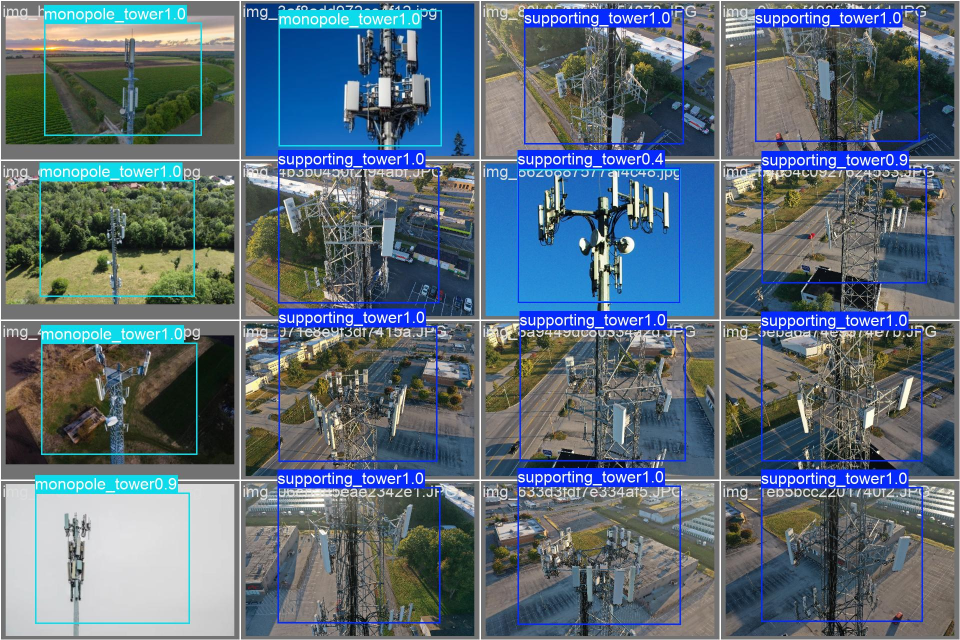
#> input picture runs/detect/val/val_batch0_pred.jpg, 1920 x 1280 px (shown at 1/2 size)
$ python -i structural_analyzer.py   (imports and definitions only)   (older library calls are emulated)
#> lines starting #> are read from the running program, lines starting #| are printed output that depends on the picture; after the words box and inside, x2 and y2 are one past the last pixel; in counts of white or black regions, pixels touching at a corner belong together
#> further down, picture is the input picture: shape (1280, 1920, 3); mean B, G, R 120.6, 108.5, 92.4
"""
structural_analyzer.py — Python-based Tower Detection using Computer Vision
===========================================================================
Complementary to YOLO: uses pure OpenCV techniques to detect and classify
tower structures WITHOUT a neural network.

Methods used:
  1. Canny Edge Detection — find structural edges
  2. Hough Line Transform — detect dominant vertical lines (tower = tall vertical)
  3. Contour Analysis — find the main structural shape
  4. Texture Variance — lattice towers have high texture (many edges), monopoles are smooth
  5. Vertical Line Density — lattice has many criss-crossing lines, monopole has few straight ones
  6. Color Analysis — sky ratio, metal/concrete detection

Returns: tower type classification + confidence + analysis details
"""

import cv2
import numpy as np
from collections import Counter


class StructuralAnalyzer:
    """Detect and classify tower structures using pure OpenCV."""

    def __init__(self):
        # Thresholds tuned for telecom tower images
        self.TEXTURE_LATTICE_THRESHOLD = 35.0   # Laplacian std > this = complex structure
        self.VERTICAL_LINE_MIN = 5              # Min vertical lines to confirm tower presence
        self.LATTICE_LINE_RATIO = 0.4           # If >40% of lines are non-vertical = lattice (diagonals)
        self.SKY_RATIO_LATTICE = 0.15           # >15% sky within tower region = lattice (see-through)

    def analyze(self, image):
        """
        Analyze an image and classify the tower type.

        Returns dict with:
          - tower_detected: bool
          - tower_type: 'supporting_tower' | 'monopole_tower' | 'unknown'
          - confidence: float 0-1
          - method: str description
          - details: dict with all analysis metrics
        """
        h, w = image.shape[:2]
#> h = 1280; w = 1920
        gray = cv2.cvtColor(image, cv2.COLOR_BGR2GRAY)

        # Resize for consistent analysis (max 800px)
        scale = min(800 / max(h, w), 1.0)
#> scale = 0.417
        if scale < 1.0:
            gray_r = cv2.resize(gray, None, fx=scale, fy=scale)
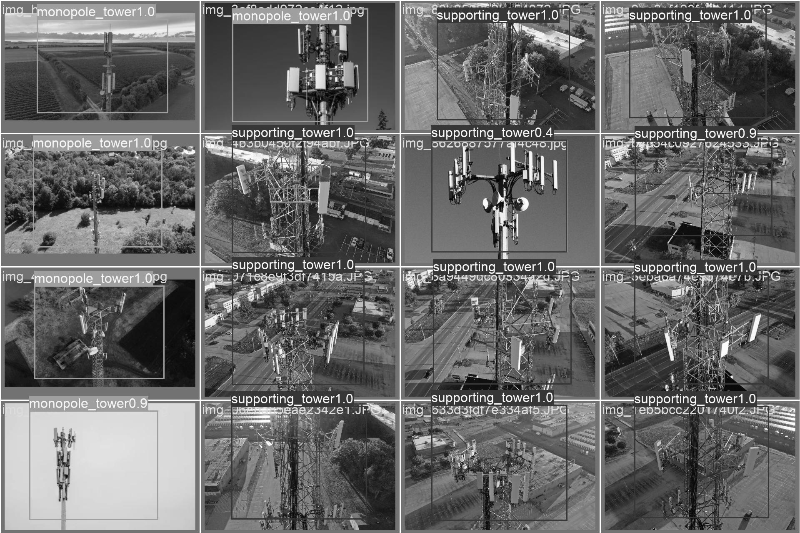
#> gray_r: shape (533, 800); min 2, max 255, mean 104.9
            img_r = cv2.resize(image, None, fx=scale, fy=scale)
        else:
            gray_r = gray
            img_r = image

        rh, rw = gray_r.shape[:2]
#> rh = 533; rw = 800

        # --- 1. Edge Detection ---
        edges = cv2.Canny(gray_r, 50, 150, apertureSize=3)
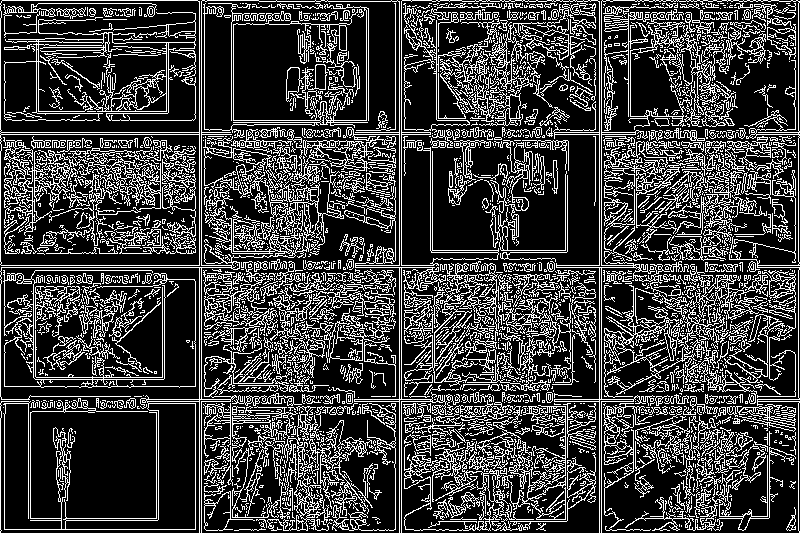
#> edges: shape (533, 800); 24.8% white in thin lines or dots
        edge_density = float(np.count_nonzero(edges)) / (rh * rw)
#> edge_density = 0.248

        # --- 2. Hough Line Transform ---
        lines = cv2.HoughLinesP(
            edges, rho=1, theta=np.pi/180, threshold=50,
            minLineLength=rh * 0.1, maxLineGap=20
        )
#> lines = 1137 rows, first 6: [1, 267, 799, 267], [798, 530, 798, 1], [599, 532, 599, 1], [201, 532, 201, 1], [399, 532, 399, 1], [199, 532, 199, 1]

        vertical_lines = 0
        horizontal_lines = 0
        diagonal_lines = 0
        total_lines = 0
        vertical_line_x_positions = []

        if lines is not None:
            total_lines = len(lines)
#> total_lines = 1137
            for line in lines:
                l = line[0] if len(line.shape) > 1 and line.shape[0] == 1 else line
                if len(l) == 4:
                    x1, y1, x2, y2 = l
                else:
                    continue
                if abs(x2 - x1) < 1:
                    angle = 90.0
                else:
                    angle = abs(np.degrees(np.arctan2(y2 - y1, x2 - x1)))

                if 75 <= angle <= 105:
                    vertical_lines += 1
                    vertical_line_x_positions.append((x1 + x2) / 2)
                elif angle <= 15 or angle >= 165:
                    horizontal_lines += 1
                else:
                    diagonal_lines += 1
#> this loop made 1137 passes
#> (x1, y1, x2, y2, angle) on passes 1 to 12: (1, 267, 799, 267, 0), (798, 530, 798, 1, 90), (599, 532, 599, 1, 90), (201, 532, 201, 1, 90), (399, 532, 399, 1, 90), (199, 532, 199, 1, 90), (401, 532, 401, 1, 90), (601, 532, 601, 1, 90), (1, 132, 799, 132, 0), (2, 0, 276, 0, 0), (1, 265, 799, 265, 0), (204, 396, 581, 396, 0)
#> (x1, y1, x2, y2) on pass 100: (1, 146, 568, 146)
#> after the loop, diagonal_lines = 10; horizontal_lines = 1079; vertical_line_x_positions = 48 values, max 798 at index 0, min 0 at index 7, mean 272.2; vertical_lines = 48

        # --- 3. Texture Analysis (Laplacian variance) ---
        # Focus on center region where tower likely is
        cx_start, cx_end = rw // 4, 3 * rw // 4
#> cx_start = 200; cx_end = 600
        cy_start, cy_end = rh // 6, 5 * rh // 6
#> cy_start = 88; cy_end = 444
        center_crop = gray_r[cy_start:cy_end, cx_start:cx_end]
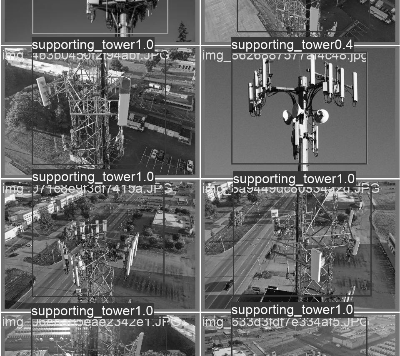
#> center_crop: shape (356, 400); min 2, max 255, mean 101.2

        laplacian = cv2.Laplacian(center_crop, cv2.CV_64F)
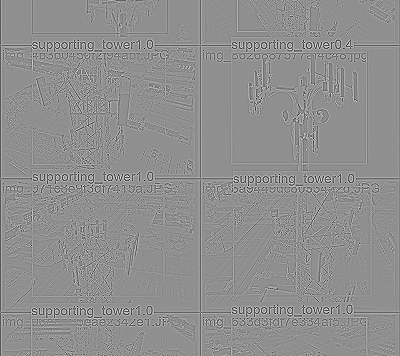
#> laplacian: shape (356, 400) float64; min -733, max 567, mean -0.4; drawn with min black and max white
        texture_std = float(np.std(laplacian))
#> texture_std = 94.52
        texture_var = float(np.var(laplacian))
#> texture_var = 8934.5

        # --- 4. Contour Analysis ---
        _, thresh = cv2.threshold(gray_r, 0, 255, cv2.THRESH_BINARY + cv2.THRESH_OTSU)
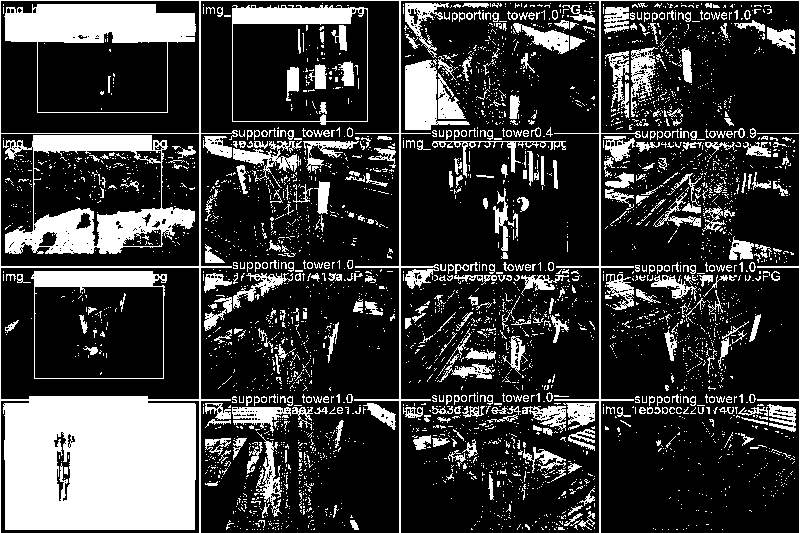
#> thresh: shape (533, 800); 23.2% white; 3677 white regions (3262 under 20 px)
        contours, _ = cv2.findContours(thresh, cv2.RETR_EXTERNAL, cv2.CHAIN_APPROX_SIMPLE)
#> contours = 3343 contours, 3114 with area under 20; largest, box (x1, y1, x2, y2) and area: (0, 0, 800, 533) 106288, (232, 5, 368, 125) 15372, (405, 60, 470, 130) 2078, (631, 47, 658, 117) 821, (233, 141, 302, 182) 732

        # Find the tallest contour (likely the tower)
        tallest_contour = None
        max_height = 0
        tower_aspect_ratio = 0

        for cnt in contours:
            x, y, cw, ch = cv2.boundingRect(cnt)
            if ch > max_height and ch > rh * 0.2:  # At least 20% of image height
                max_height = ch
                tallest_contour = cnt
                tower_aspect_ratio = ch / max(cw, 1)
#> this loop made 3343 passes
#> cnt on passes 7 to 9: [[655, 529]], [[549, 529]], [[492, 529]]

        # --- 5. Sky/Background Analysis ---
        # Convert to HSV and detect sky pixels (blue-ish, high value)
        hsv = cv2.cvtColor(img_r, cv2.COLOR_BGR2HSV)
#> hsv: shape (533, 800, 3); mean H, S, V 68.3, 86.9, 131
        # Sky: hue 90-130, sat 30-255, val 120-255
        sky_mask = cv2.inRange(hsv, (90, 30, 120), (130, 255, 255))
#> sky_mask: shape (533, 800); 20.9% white; 1530 white regions (1421 under 20 px), largest, box (x1, y1, x2, y2) and area: (403, 2, 597, 388) 28039, (203, 1, 397, 255) 21792, (425, 386, 594, 527) 3068
        # Also white sky (overcast): low sat, high val
        white_sky = cv2.inRange(hsv, (0, 0, 200), (180, 40, 255))
#> white_sky: shape (533, 800); 8.7% white; 1854 white regions (1761 under 20 px), largest, box (x1, y1, x2, y2) and area: (31, 412, 157, 518) 12293, (66, 403, 195, 530) 5506, (0, 0, 800, 533) 3963
        sky_mask = cv2.bitwise_or(sky_mask, white_sky)
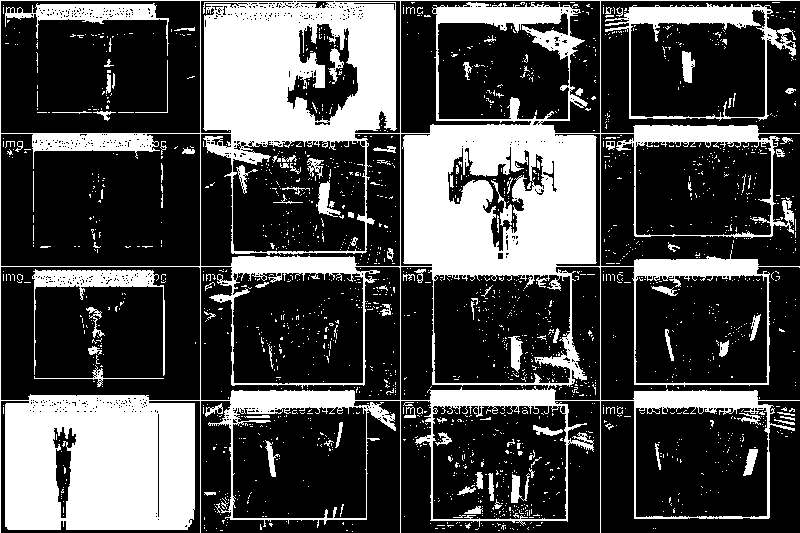
#> sky_mask: shape (533, 800); 29.2% white; 1911 white regions (1804 under 20 px), largest, box (x1, y1, x2, y2) and area: (0, 0, 800, 533) 104280, (605, 3, 796, 121) 3662, (32, 269, 165, 376) 2220

        # Sky ratio in center region (where tower is)
        center_sky = sky_mask[cy_start:cy_end, cx_start:cx_end]
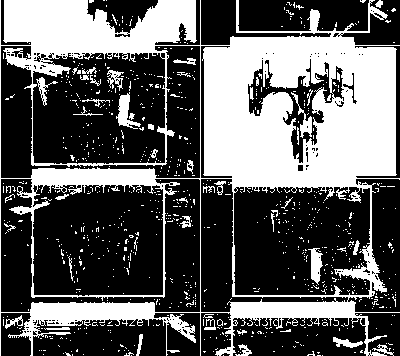
#> center_sky: shape (356, 400); 36.8% white; 852 white regions (808 under 20 px), largest, box (x1, y1, x2, y2) and area: (0, 0, 400, 356) 47184, (116, 92, 141, 129) 369, (308, 248, 323, 285) 311
        sky_ratio = float(np.count_nonzero(center_sky)) / max(center_sky.size, 1)

        # --- 6. Vertical Line Clustering ---
        # Lattice towers have many vertical lines spread across width
        # Monopoles have few vertical lines clustered in center
        vertical_spread = 0
        if len(vertical_line_x_positions) >= 2:
            vx = np.array(vertical_line_x_positions)
            vertical_spread = float(np.std(vx)) / rw  # Normalized spread

        # --- CLASSIFICATION LOGIC ---
        scores = {"supporting_tower": 0.0, "monopole_tower": 0.0}

        # Texture: lattice = complex (high variance), monopole = smooth (low variance)
        if texture_std > self.TEXTURE_LATTICE_THRESHOLD:
            scores["supporting_tower"] += 0.25
        else:
            scores["monopole_tower"] += 0.25

        # Diagonal lines: lattice HAS to have diagonal cross-bracing
        diag_ratio = 0.0
        if total_lines > 0:
            diag_ratio = diagonal_lines / total_lines
            if diag_ratio > self.LATTICE_LINE_RATIO and diagonal_lines >= 8:
                scores["supporting_tower"] += 0.35
            elif diag_ratio < 0.05:
                # No diagonal cross-bracing at all -> strong monopole indicator
                scores["monopole_tower"] += 0.35
            else:
                scores["monopole_tower"] += 0.15

        # Vertical line spread: lattice = spread out, monopole = clustered
        if vertical_spread > 0.15:
            scores["supporting_tower"] += 0.15
        elif vertical_spread < 0.08 and vertical_lines >= 2:
            scores["monopole_tower"] += 0.15

        # Sky ratio in tower region: lattice = see-through (high sky), monopole = solid (low sky)
        if sky_ratio > self.SKY_RATIO_LATTICE:
            scores["supporting_tower"] += 0.20
        else:
            scores["monopole_tower"] += 0.15

        # Aspect ratio: monopole = very tall and narrow, lattice = shorter and wider base
        if tower_aspect_ratio > 5.0:
            scores["monopole_tower"] += 0.15
        elif 1.5 < tower_aspect_ratio <= 5.0:
            scores["supporting_tower"] += 0.10

        # Edge density: lattice = dense edges, monopole = sparse
        if edge_density > 0.15:
            scores["supporting_tower"] += 0.10
        elif edge_density < 0.08:
            scores["monopole_tower"] += 0.10

        # CRITICAL STRUCTURAL RULE: A supporting / lattice tower MUST have diagonal cross-braces
        # If there are no diagonal lines (or < 5%), it cannot be a lattice truss framework.
        if diagonal_lines < 5 or diag_ratio < 0.05:
            scores["supporting_tower"] = min(scores["supporting_tower"], 0.15)
            scores["monopole_tower"] += 0.30

        # Determine winner
        tower_detected = total_lines >= 3 or (tallest_contour is not None and max_height > rh * 0.3)

        if scores["supporting_tower"] > scores["monopole_tower"]:
            tower_type = "supporting_tower"
            confidence = min(0.95, scores["supporting_tower"] / max(scores["supporting_tower"] + scores["monopole_tower"], 0.01))
        elif scores["monopole_tower"] > scores["supporting_tower"]:
            tower_type = "monopole_tower"
            confidence = min(0.95, scores["monopole_tower"] / max(scores["supporting_tower"] + scores["monopole_tower"], 0.01))
        else:
            tower_type = "unknown"
            confidence = 0.3

        return {
            "tower_detected": tower_detected,
            "tower_type": tower_type,
            "confidence": round(confidence, 4),
            "method": "Structural Analysis (Edge + Hough + Texture + Sky)",
            "details": {
                "edge_density": round(edge_density, 4),
                "total_lines": total_lines,
                "vertical_lines": vertical_lines,
                "horizontal_lines": horizontal_lines,
                "diagonal_lines": diagonal_lines,
                "diagonal_ratio": round(diagonal_lines / max(total_lines, 1), 3),
                "texture_std": round(texture_std, 2),
                "sky_ratio": round(sky_ratio, 4),
                "tower_aspect_ratio": round(tower_aspect_ratio, 2),
                "vertical_spread": round(vertical_spread, 4),
                "scores": {k: round(v, 3) for k, v in scores.items()},
            }
        }

>>> import cv2
>>> picture = cv2.imread('runs/detect/val/val_batch0_pred.jpg')
>>> result = StructuralAnalyzer().analyze(picture)
